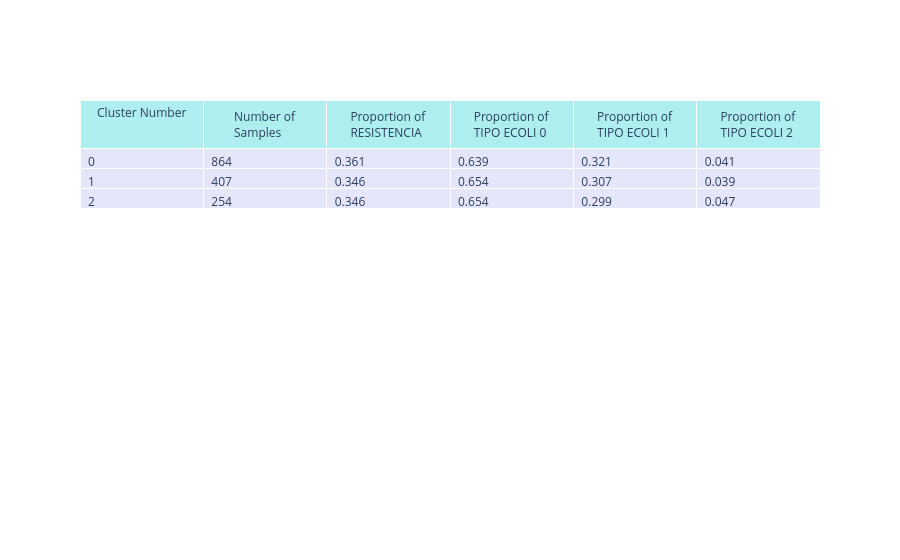
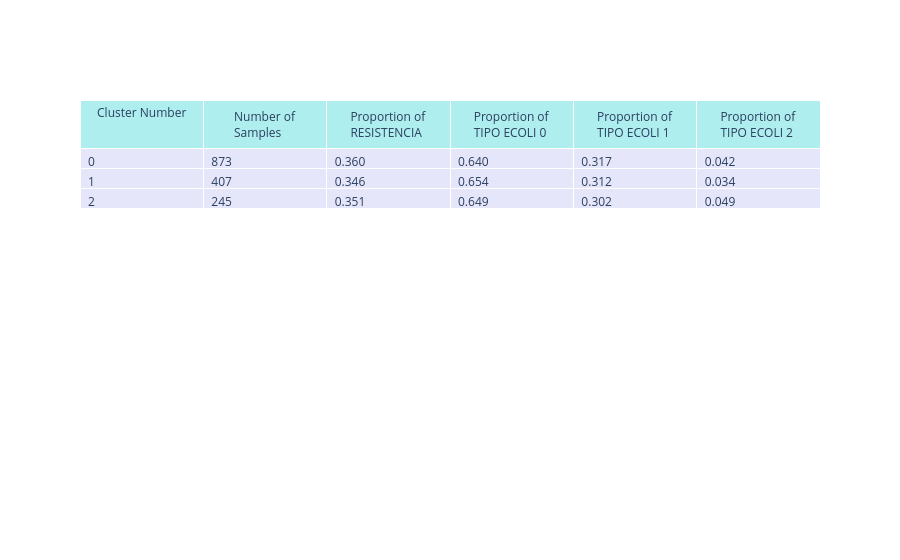

Notebook code for these charts, in order:
### Code cell
for key, value in complete_clusters_info_dict.items():
    print(key)
    summarize_df(value)

### Figure 1 — Plotly figure (JSON) as saved in the notebook; plotly's stock layout.template omitted (floating-point values rounded to 4 significant figures)
{"data": [{"cells": {"align": "left", "fill": {"color": "lavender"}, "values": [[0, 1, 2], [864, 407, 254], ["0.361", "0.346", "0.346"], ["0.639", "0.654", "0.654"], ["0.321", "0.307", "0.299"], ["0.041", "0.039", "0.047"]]}, "header": {"align": "center", "fill": {"color": "paleturquoise"}, "values": ["Cluster Number", "Number of Samples", "Proportion of RESISTENCIA", "Proportion of TIPO ECOLI 0", "Proportion of TIPO ECOLI 1", "Proportion of TIPO ECOLI 2"]}, "type": "table"}], "layout": {}}

### Figure 2 — Plotly figure (JSON) as saved in the notebook; plotly's stock layout.template omitted (floating-point values rounded to 4 significant figures)
{"data": [{"cells": {"align": "left", "fill": {"color": "lavender"}, "values": [[0, 1, 2], [873, 407, 245], ["0.360", "0.346", "0.351"], ["0.640", "0.654", "0.649"], ["0.317", "0.312", "0.302"], ["0.042", "0.034", "0.049"]]}, "header": {"align": "center", "fill": {"color": "paleturquoise"}, "values": ["Cluster Number", "Number of Samples", "Proportion of RESISTENCIA", "Proportion of TIPO ECOLI 0", "Proportion of TIPO ECOLI 1", "Proportion of TIPO ECOLI 2"]}, "type": "table"}], "layout": {}}
